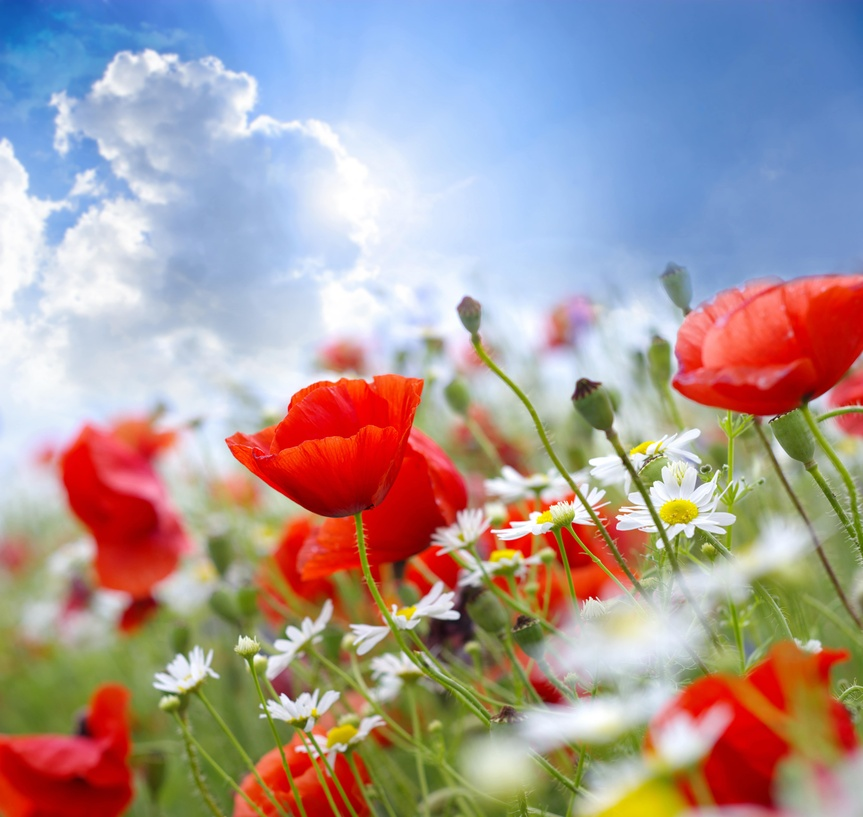
#> input picture HW1/Poppy.jpg, 863 x 817 px, shrunk from 7726 x 7314 before the run
$ jupyter execute convolution.ipynb
#> lines starting #> are read from the running program, lines starting #| are printed output that depends on the picture
[cell 1]
import numpy as np
import cv2 as cv
import matplotlib.pyplot as plt
plt.rcParams['figure.figsize'] = (20.0, 20.0)

##PROCESSING IMAGE

### read

[cell 2]
''' Upload and Read image Poppy.jpg '''
image = cv.imread("Poppy.jpg")
#> image is the input picture: shape (817, 863, 3); mean B, G, R 152, 153, 168.5

### size

[cell 3]
''' print image size '''
print(np.shape(image))
#| (817, 863, 3)

''' resize the image to 1/4 '''
image = cv.resize(image, (image.shape[0] // 4, image.shape[1]// 4))
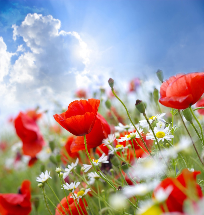
#> image: shape (215, 204, 3); mean B, G, R 151.9, 152.9, 168.4


''' print new size of image '''
print(np.shape(image))
#| (215, 204, 3)

### channels

[cell 4]
''' set channels of loaded image to rgb '''
image = cv.cvtColor(image, cv.COLOR_BGR2RGB)
''' grayscale '''
gray = cv.cvtColor(image, cv.COLOR_RGB2GRAY)
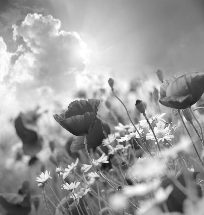
#> gray: shape (215, 204); min 16, max 255, mean 157.4
''' whiten the red channel '''
no_red = np.copy(image)
no_red[:,:, 0] = 255
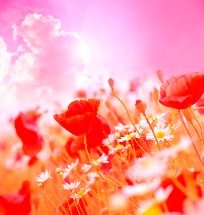
#> no_red: shape (215, 204, 3); mean R, G, B 255, 152.9, 151.9

[cell 5]
''' Show rgb, gray, and no_red images '''
image_rgb = cv.cvtColor(image, cv.COLOR_BGR2RGB)
plt.subplot(1,3,1).axis("off")
plt.tight_layout()
plt.imshow(image)
plt.title("image")

plt.subplot(1,3,2).axis("off")
plt.tight_layout()
plt.imshow(gray, cmap="gray")
plt.title("grayscale")

plt.subplot(1,3,3).axis("off")
plt.tight_layout()
plt.imshow(no_red)
plt.title("no red")
plt.show()
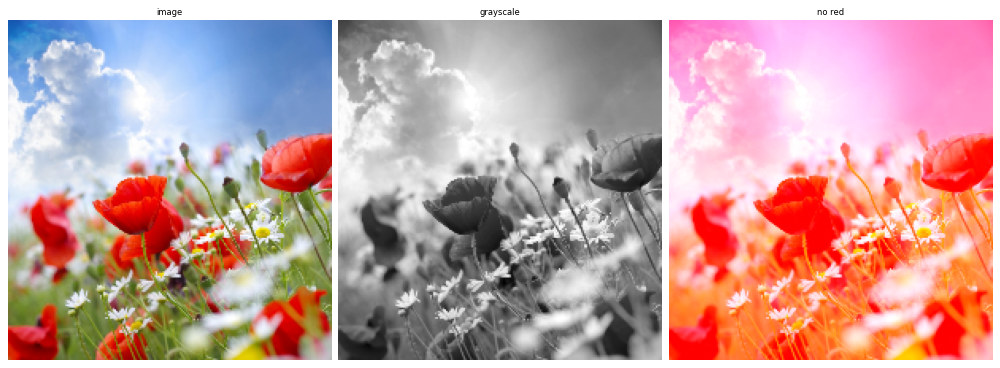
#> figure drawn by matplotlib, 3 panels

## CONVOLUTION

### kernel

[cell 6]
''' kernels for convolution '''
x_sobel = np.array([[-1, 0, 1], [-2, 0, 2], [-1, 0, 1]])
y_sobel = np.array([[-1, -2, -1], [0, 0, 0], [1, 2, 1]])

[cell 7]
''' show kernels '''

ax = plt.subplot(1,2,1).axis("off")
plt.tight_layout()
plt.imshow(x_sobel, cmap="gray")
plt.title("x dir")

plt.subplot(1,2,2).axis("off")
plt.tight_layout()
plt.imshow(y_sobel, cmap="gray")
plt.title("y dir")


plt.show()
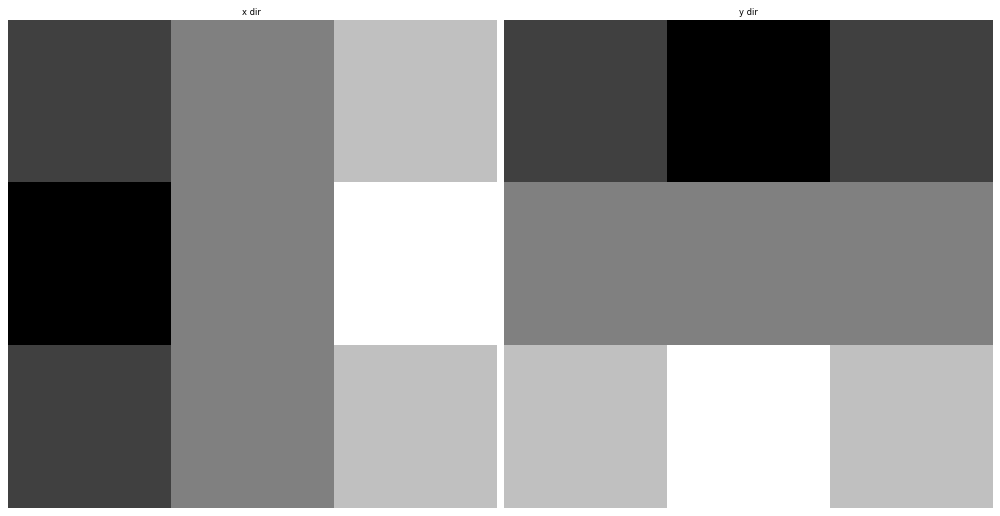
#> figure drawn by matplotlib, 2 panels

### padding function

[cell 8]
''' this function takes image and padding size to pad the image by zeros '''

def padding(img, k):
#> called with k = 1
  return np.pad(img, ((k ,k), (k, k)), "constant")
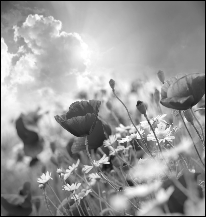
#> returned value: shape (217, 206); min 0, max 255, mean 154.4

def padding_without_prewritten_function(img, k):
    padded = np.zeros((2 * k + img.shape[0], 2 * k + img.shape[1]))
    padded[k: k + img.shape[0], k: k+ img.shape[1]] = img
    return padded

[cell 9]
padded = padding(gray, 1)

###convolution function:

convolve gray image and padded image (k=1) using both x_sobel and y_sobel kernels and plot them using plt

[cell 10]
''' this function takes grayscale image and filter to convolve image by filter '''
def conv2d(img, filter):
    x = img.shape[0]
#> x = 215
    y = img.shape[1]
#> y = 204

    x_f = filter.shape[0]
    y_f = filter.shape[1]

    conv_num_x = x - x_f + 1
#> conv_num_x = 213
    conv_num_y = y - y_f + 1
#> conv_num_y = 202

    res = np.zeros((conv_num_x, conv_num_y))

    for i in range(conv_num_x):
        for j in range(conv_num_y):
            block = img[i : i + x_f, j : j + y_f].flatten()
            c = np.dot(block, filter.flatten())
            res[i,j] = c

    return res

[cell 11]
filtered_x = conv2d(gray, x_sobel)
print("done")
filtered_y = conv2d(gray, y_sobel)
#> after the loop in conv2d (call 2), `for i in range(conv_num_x):`:
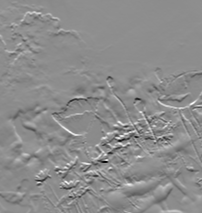
#> res: shape (213, 202) float64; min -790, max 641, mean -0.9; drawn with min black and max white
print("done")
padded_x = conv2d(padded, x_sobel)
#> after the loop in conv2d (call 3), `for i in range(conv_num_x):`:
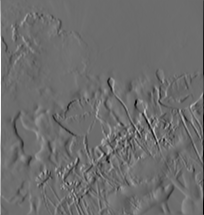
#> res: shape (215, 204) float64; min -762, max 1011, mean -0.9; drawn with min black and max white
print("done")
padded_y = conv2d(padded, y_sobel)
#> after the loop in conv2d (call 4), `for i in range(conv_num_x):`:
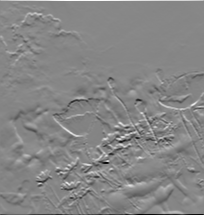
#> res: shape (215, 204) float64; min -816, max 736, mean -0.4; drawn with min black and max white
print("done")

[cell 12]
plt.subplot(1,4,1).axis("off")
plt.tight_layout()
plt.imshow(filtered_x,  cmap="gray")
plt.title("filtered_x")

plt.subplot(1,4,2).axis("off")
plt.tight_layout()
plt.imshow(filtered_y, cmap="gray")
plt.title("filtered_y")

plt.subplot(1,4,3).axis("off")
plt.tight_layout()
plt.imshow(padded_x, cmap="gray")
plt.title("padded_x")

plt.subplot(1,4,4).axis("off")
plt.tight_layout()
plt.imshow(padded_y, cmap="gray")
plt.title("padded_y")
plt.show()

### opencv convolution

convolve gray image using both kernels

[cell 13]
''' Convolve image using opencv '''
sobelx = cv.Sobel(gray, cv.CV_64F, 1, 0)
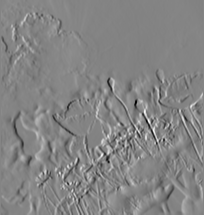
#> sobelx: shape (215, 204) float64; min -711, max 654, mean -1.8; drawn with min black and max white
sobely = cv.Sobel(gray, cv.CV_64F, 0, 1)

[cell 14]
''' show 2 resulting images '''
ax = plt.subplot(1,2,1).axis("off")

plt.imshow(sobelx, cmap="gray")
plt.title("x dir")

plt.subplot(1,2,2).axis("off")

plt.imshow(sobely, cmap="gray")
plt.title("y dir")


plt.show()

$ run again, with HW1/rocks.jpg copied over HW1/Poppy.jpg
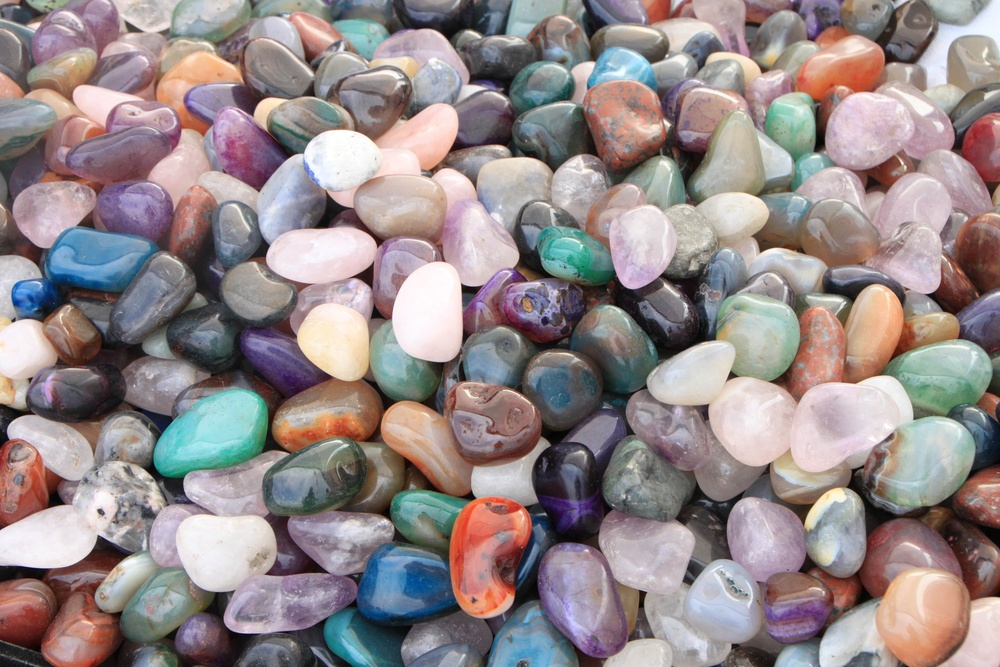
#> input picture HW1/rocks.jpg, 1000 x 667 px, shrunk from 4752 x 3168 before the run
#> image is the input picture: shape (667, 1000, 3); mean B, G, R 138, 137.1, 148.5
#| (667, 1000, 3)
#| (250, 166, 3)
#> in padding, `return np.pad(img, ((k ,k), (k, k)), "constant")`:
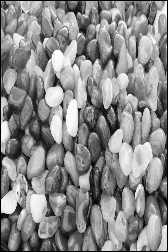
#> returned value: shape (252, 168); min 0, max 255, mean 137.7
#> after the loop in conv2d (call 4), `for i in range(conv_num_x):`:
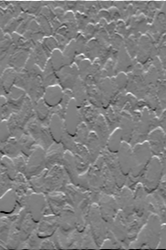
#> res: shape (250, 166) float64; min -884, max 876, mean -0.7; drawn with min black and max white

$ run again, with HW1/scene.jpg copied over HW1/Poppy.jpg
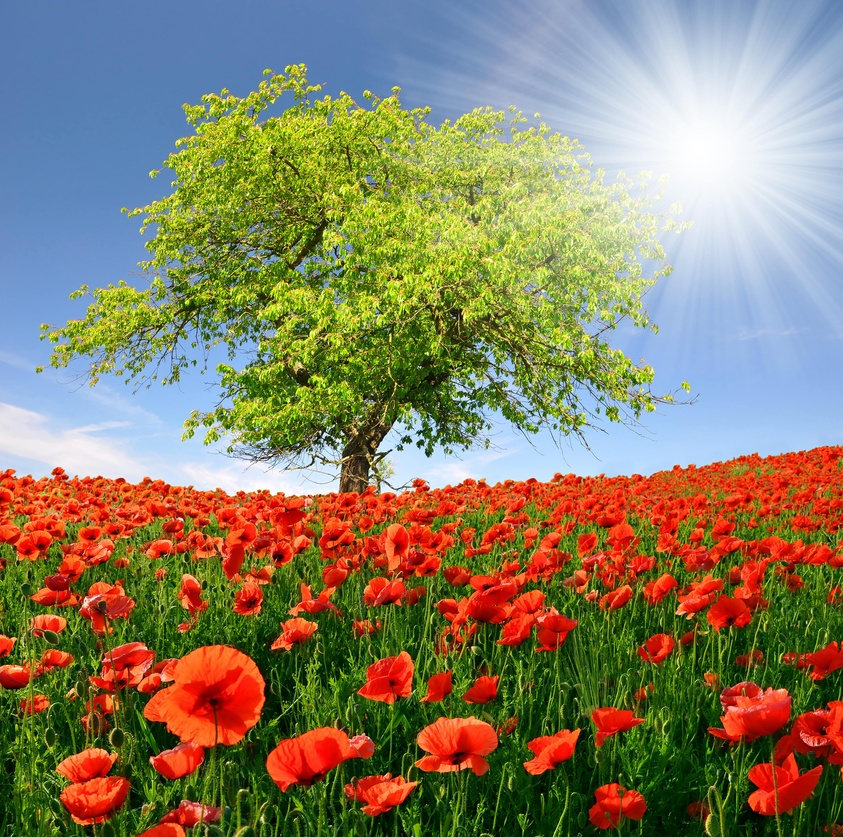
#> input picture HW1/scene.jpg, 843 x 837 px, shrunk from 4600 x 4562 before the run
#> image is the input picture: shape (837, 843, 3); mean B, G, R 98.9, 127.2, 135.8
#| (837, 843, 3)
#| (210, 209, 3)
#> `sobelx = cv.Sobel(gray, cv.CV_64F, 1, 0)`:
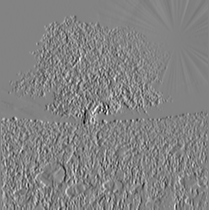
#> sobelx: shape (210, 209) float64; min -734, max 694, mean 0.5; drawn with min black and max white
